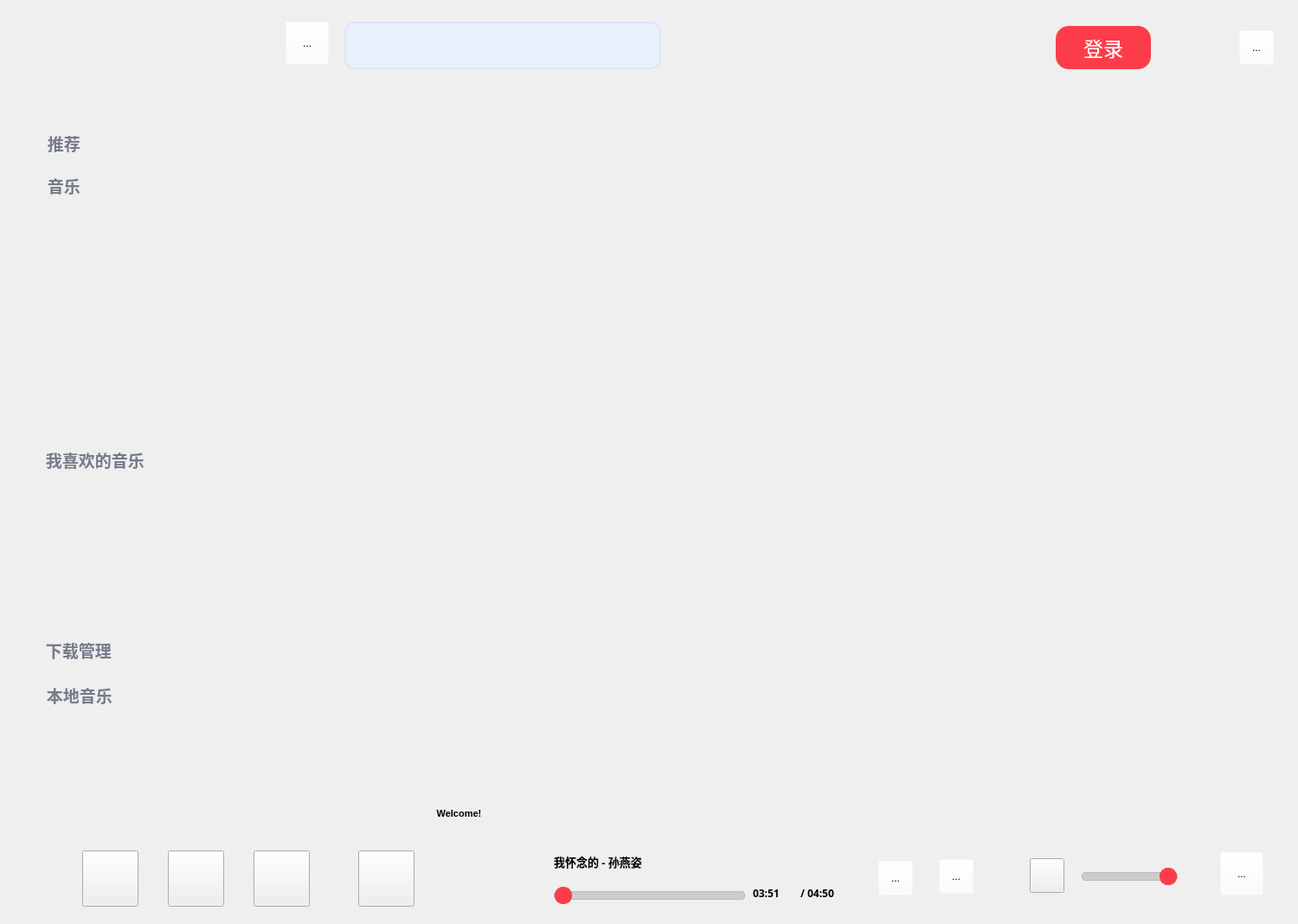
<?xml version="1.0" encoding="UTF-8"?>
<ui version="4.0">
 <class>Widget</class>
 <widget class="QWidget" name="Widget">
  <property name="geometry">
   <rect>
    <x>0</x>
    <y>0</y>
    <width>1500</width>
    <height>1068</height>
   </rect>
  </property>
  <property name="windowTitle">
   <string>Widget</string>
  </property>
  <widget class="QLabel" name="currentLyric">
   <property name="geometry">
    <rect>
     <x>320</x>
     <y>920</y>
     <width>421</width>
     <height>41</height>
    </rect>
   </property>
   <property name="font">
    <font>
     <family>Microsoft YaHei UI</family>
     <pointsize>8</pointsize>
     <weight>75</weight>
     <bold>true</bold>
     <kerning>true</kerning>
    </font>
   </property>
   <property name="text">
    <string>Welcome!</string>
   </property>
   <property name="alignment">
    <set>Qt::AlignCenter</set>
   </property>
  </widget>
  <widget class="QStackedWidget" name="stackedWidget">
   <property name="geometry">
    <rect>
     <x>292</x>
     <y>80</y>
     <width>1200</width>
     <height>850</height>
    </rect>
   </property>
   <property name="styleSheet">
    <string notr="true"/>
   </property>
   <property name="currentIndex">
    <number>5</number>
   </property>
   <widget class="QWidget" name="page_music">
    <widget class="RotateWidget" name="PostWidget" native="true">
     <property name="geometry">
      <rect>
       <x>150</x>
       <y>220</y>
       <width>400</width>
       <height>400</height>
      </rect>
     </property>
     <property name="sizePolicy">
      <sizepolicy hsizetype="Fixed" vsizetype="Fixed">
       <horstretch>0</horstretch>
       <verstretch>0</verstretch>
      </sizepolicy>
     </property>
     <property name="minimumSize">
      <size>
       <width>400</width>
       <height>400</height>
      </size>
     </property>
    </widget>
    <widget class="QWidget" name="widget_4" native="true">
     <property name="geometry">
      <rect>
       <x>673</x>
       <y>130</y>
       <width>461</width>
       <height>671</height>
      </rect>
     </property>
     <layout class="QVBoxLayout" name="verticalLayout">
      <item>
       <widget class="QLabel" name="lyricLabel_1">
        <property name="minimumSize">
         <size>
          <width>200</width>
          <height>40</height>
         </size>
        </property>
        <property name="font">
         <font>
          <family>微软雅黑 Light</family>
          <pointsize>13</pointsize>
          <stylestrategy>PreferAntialias</stylestrategy>
         </font>
        </property>
        <property name="text">
         <string/>
        </property>
        <property name="alignment">
         <set>Qt::AlignLeading|Qt::AlignLeft|Qt::AlignVCenter</set>
        </property>
        <property name="wordWrap">
         <bool>true</bool>
        </property>
       </widget>
      </item>
      <item>
       <widget class="QLabel" name="lyricLabel_2">
        <property name="minimumSize">
         <size>
          <width>200</width>
          <height>40</height>
         </size>
        </property>
        <property name="font">
         <font>
          <family>微软雅黑 Light</family>
          <pointsize>13</pointsize>
          <stylestrategy>PreferAntialias</stylestrategy>
         </font>
        </property>
        <property name="text">
         <string/>
        </property>
        <property name="alignment">
         <set>Qt::AlignLeading|Qt::AlignLeft|Qt::AlignVCenter</set>
        </property>
        <property name="wordWrap">
         <bool>true</bool>
        </property>
       </widget>
      </item>
      <item>
       <widget class="QLabel" name="lyricLabel_3">
        <property name="minimumSize">
         <size>
          <width>250</width>
          <height>50</height>
         </size>
        </property>
        <property name="font">
         <font>
          <family>微软雅黑</family>
          <pointsize>16</pointsize>
          <weight>75</weight>
          <bold>true</bold>
          <underline>false</underline>
         </font>
        </property>
        <property name="text">
         <string>Welcome!</string>
        </property>
        <property name="alignment">
         <set>Qt::AlignLeading|Qt::AlignLeft|Qt::AlignVCenter</set>
        </property>
        <property name="wordWrap">
         <bool>true</bool>
        </property>
       </widget>
      </item>
      <item>
       <widget class="QLabel" name="lyricLabel_4">
        <property name="minimumSize">
         <size>
          <width>200</width>
          <height>40</height>
         </size>
        </property>
        <property name="font">
         <font>
          <family>微软雅黑 Light</family>
          <pointsize>13</pointsize>
          <stylestrategy>PreferAntialias</stylestrategy>
         </font>
        </property>
        <property name="text">
         <string/>
        </property>
        <property name="alignment">
         <set>Qt::AlignLeading|Qt::AlignLeft|Qt::AlignVCenter</set>
        </property>
        <property name="wordWrap">
         <bool>true</bool>
        </property>
       </widget>
      </item>
      <item>
       <widget class="QLabel" name="lyricLabel_5">
        <property name="minimumSize">
         <size>
          <width>200</width>
          <height>40</height>
         </size>
        </property>
        <property name="font">
         <font>
          <family>微软雅黑 Light</family>
          <pointsize>13</pointsize>
          <stylestrategy>PreferAntialias</stylestrategy>
         </font>
        </property>
        <property name="text">
         <string/>
        </property>
        <property name="alignment">
         <set>Qt::AlignLeading|Qt::AlignLeft|Qt::AlignVCenter</set>
        </property>
        <property name="wordWrap">
         <bool>true</bool>
        </property>
       </widget>
      </item>
      <item>
       <widget class="QLabel" name="lyricLabel_6">
        <property name="minimumSize">
         <size>
          <width>200</width>
          <height>40</height>
         </size>
        </property>
        <property name="font">
         <font>
          <family>微软雅黑 Light</family>
          <pointsize>13</pointsize>
          <stylestrategy>PreferAntialias</stylestrategy>
         </font>
        </property>
        <property name="styleSheet">
         <string notr="true"/>
        </property>
        <property name="text">
         <string/>
        </property>
        <property name="alignment">
         <set>Qt::AlignLeading|Qt::AlignLeft|Qt::AlignVCenter</set>
        </property>
        <property name="wordWrap">
         <bool>true</bool>
        </property>
       </widget>
      </item>
      <item>
       <widget class="QLabel" name="lyricLabel_7">
        <property name="minimumSize">
         <size>
          <width>200</width>
          <height>40</height>
         </size>
        </property>
        <property name="font">
         <font>
          <family>微软雅黑 Light</family>
          <pointsize>13</pointsize>
          <stylestrategy>PreferAntialias</stylestrategy>
         </font>
        </property>
        <property name="styleSheet">
         <string notr="true"/>
        </property>
        <property name="text">
         <string/>
        </property>
        <property name="alignment">
         <set>Qt::AlignLeading|Qt::AlignLeft|Qt::AlignVCenter</set>
        </property>
        <property name="wordWrap">
         <bool>true</bool>
        </property>
       </widget>
      </item>
      <item>
       <widget class="QLabel" name="lyricLabel_8">
        <property name="minimumSize">
         <size>
          <width>200</width>
          <height>40</height>
         </size>
        </property>
        <property name="font">
         <font>
          <family>微软雅黑 Light</family>
          <pointsize>13</pointsize>
          <stylestrategy>PreferAntialias</stylestrategy>
         </font>
        </property>
        <property name="styleSheet">
         <string notr="true"/>
        </property>
        <property name="text">
         <string/>
        </property>
        <property name="alignment">
         <set>Qt::AlignLeading|Qt::AlignLeft|Qt::AlignVCenter</set>
        </property>
        <property name="wordWrap">
         <bool>true</bool>
        </property>
       </widget>
      </item>
      <item>
       <widget class="QLabel" name="lyricLabel_9">
        <property name="minimumSize">
         <size>
          <width>200</width>
          <height>40</height>
         </size>
        </property>
        <property name="font">
         <font>
          <family>微软雅黑 Light</family>
          <pointsize>13</pointsize>
          <stylestrategy>PreferAntialias</stylestrategy>
         </font>
        </property>
        <property name="styleSheet">
         <string notr="true"/>
        </property>
        <property name="text">
         <string/>
        </property>
        <property name="alignment">
         <set>Qt::AlignLeading|Qt::AlignLeft|Qt::AlignVCenter</set>
        </property>
        <property name="wordWrap">
         <bool>true</bool>
        </property>
       </widget>
      </item>
     </layout>
    </widget>
   </widget>
   <widget class="QWidget" name="page_home">
    <widget class="QLabel" name="label_enter_hotlist">
     <property name="geometry">
      <rect>
       <x>60</x>
       <y>80</y>
       <width>280</width>
       <height>280</height>
      </rect>
     </property>
     <property name="mouseTracking">
      <bool>true</bool>
     </property>
     <property name="styleSheet">
      <string notr="true"/>
     </property>
     <property name="text">
      <string/>
     </property>
    </widget>
    <widget class="QLabel" name="label_enter_newlist">
     <property name="geometry">
      <rect>
       <x>440</x>
       <y>80</y>
       <width>280</width>
       <height>280</height>
      </rect>
     </property>
     <property name="styleSheet">
      <string notr="true"/>
     </property>
     <property name="text">
      <string/>
     </property>
    </widget>
    <widget class="QLabel" name="label_enter_uplist">
     <property name="geometry">
      <rect>
       <x>830</x>
       <y>80</y>
       <width>280</width>
       <height>280</height>
      </rect>
     </property>
     <property name="styleSheet">
      <string notr="true"/>
     </property>
     <property name="text">
      <string/>
     </property>
    </widget>
    <widget class="QLabel" name="label_enter_goldlist">
     <property name="geometry">
      <rect>
       <x>60</x>
       <y>460</y>
       <width>280</width>
       <height>280</height>
      </rect>
     </property>
     <property name="styleSheet">
      <string notr="true"/>
     </property>
     <property name="text">
      <string/>
     </property>
    </widget>
    <widget class="QLabel" name="label_enter_jaylist">
     <property name="geometry">
      <rect>
       <x>440</x>
       <y>460</y>
       <width>280</width>
       <height>280</height>
      </rect>
     </property>
     <property name="styleSheet">
      <string notr="true"/>
     </property>
     <property name="text">
      <string/>
     </property>
    </widget>
    <widget class="QLabel" name="label_6">
     <property name="geometry">
      <rect>
       <x>30</x>
       <y>20</y>
       <width>261</width>
       <height>50</height>
      </rect>
     </property>
     <property name="font">
      <font>
       <family>Microsoft YaHei UI</family>
       <pointsize>15</pointsize>
       <weight>75</weight>
       <bold>true</bold>
      </font>
     </property>
     <property name="text">
      <string>歌单广场</string>
     </property>
    </widget>
    <widget class="QLabel" name="label_7">
     <property name="geometry">
      <rect>
       <x>130</x>
       <y>370</y>
       <width>130</width>
       <height>50</height>
      </rect>
     </property>
     <property name="font">
      <font>
       <family>Microsoft YaHei UI</family>
       <pointsize>11</pointsize>
      </font>
     </property>
     <property name="text">
      <string>热门歌曲榜</string>
     </property>
     <property name="alignment">
      <set>Qt::AlignCenter</set>
     </property>
    </widget>
    <widget class="QLabel" name="label_8">
     <property name="geometry">
      <rect>
       <x>520</x>
       <y>370</y>
       <width>130</width>
       <height>50</height>
      </rect>
     </property>
     <property name="font">
      <font>
       <family>Microsoft YaHei UI</family>
       <pointsize>11</pointsize>
      </font>
     </property>
     <property name="text">
      <string>新歌榜</string>
     </property>
     <property name="alignment">
      <set>Qt::AlignCenter</set>
     </property>
    </widget>
    <widget class="QLabel" name="label_9">
     <property name="geometry">
      <rect>
       <x>910</x>
       <y>370</y>
       <width>130</width>
       <height>50</height>
      </rect>
     </property>
     <property name="font">
      <font>
       <family>Microsoft YaHei UI</family>
       <pointsize>11</pointsize>
      </font>
     </property>
     <property name="text">
      <string>飙升榜</string>
     </property>
     <property name="alignment">
      <set>Qt::AlignCenter</set>
     </property>
    </widget>
    <widget class="QLabel" name="label_10">
     <property name="geometry">
      <rect>
       <x>130</x>
       <y>750</y>
       <width>130</width>
       <height>50</height>
      </rect>
     </property>
     <property name="font">
      <font>
       <family>Microsoft YaHei UI</family>
       <pointsize>11</pointsize>
      </font>
     </property>
     <property name="text">
      <string>华语金曲</string>
     </property>
     <property name="alignment">
      <set>Qt::AlignCenter</set>
     </property>
    </widget>
    <widget class="QLabel" name="label_11">
     <property name="geometry">
      <rect>
       <x>520</x>
       <y>750</y>
       <width>130</width>
       <height>50</height>
      </rect>
     </property>
     <property name="font">
      <font>
       <family>Microsoft YaHei UI</family>
       <pointsize>11</pointsize>
      </font>
     </property>
     <property name="text">
      <string>周杰伦精选</string>
     </property>
     <property name="alignment">
      <set>Qt::AlignCenter</set>
     </property>
    </widget>
   </widget>
   <widget class="QWidget" name="page_search">
    <widget class="QListWidget" name="listWidget_search">
     <property name="geometry">
      <rect>
       <x>30</x>
       <y>85</y>
       <width>1138</width>
       <height>735</height>
      </rect>
     </property>
     <property name="styleSheet">
      <string notr="true">QListWidget {
    background-color: transparent; /* 设置QListWidget的背景为透明 */
    border: none; /* 不显示边框 */
    border-radius: 10px; /* 整体圆角 */
	outline:0px;
}

QListWidget::item {
    /*height: 150px; /* 设置每一项的高度 */
    border-radius: 10px; /* 每一项也设置圆角 */
    /*padding: 10px; /* 设置内边距 */
}

QListWidget::item:selected {
    /*background-color: #4CAF50; /* 选中项的背景颜色 */
    /*color: white; /* 选中项的文字颜色 */
}

QListWidget::item:hover {
    background-color: #f0f0f0; /* 鼠标悬停时项的背景颜色 */
    border-radius: 10px; /* 保持圆角 */
}

/* 自定义滑动条的样式 */
QScrollBar:vertical {
    border: none; /* 移除边框 */
    background: #f0f0f0; /* 滑动条背景色 */
    width: 8px; /* 设置滑动条宽度 */
    margin: 0px 0px 0px 0px; /* 滑动条上下的边距 */
    border-radius: 4px; /* 圆角效果 */
}

QScrollBar::handle:vertical {
    background: #bfbfbf; /* 滑块颜色 */
    border-radius: 4px; /* 圆角效果 */
    min-height: 20px; /* 滑块的最小高度 */
}

QScrollBar::handle:vertical:hover {
    background: #a6a6a6; /* 悬停时滑块的颜色 */
}

QScrollBar::add-line:vertical, QScrollBar::sub-line:vertical {
    background: none; /* 隐藏滑动条上下的按钮 */
    height: 0px; /* 移除按钮高度 */
    width: 0px;
}

/* 防止滑块超出范围 */
QScrollBar::add-page:vertical, QScrollBar::sub-page:vertical {
    background: none;
}
</string>
     </property>
    </widget>
    <widget class="QLabel" name="label_searchTitle">
     <property name="geometry">
      <rect>
       <x>40</x>
       <y>20</y>
       <width>1071</width>
       <height>61</height>
      </rect>
     </property>
     <property name="font">
      <font>
       <family>Microsoft YaHei UI</family>
       <pointsize>16</pointsize>
       <weight>75</weight>
       <bold>true</bold>
      </font>
     </property>
     <property name="text">
      <string/>
     </property>
    </widget>
   </widget>
   <widget class="QWidget" name="page_love">
    <widget class="QLabel" name="label_likeCover">
     <property name="geometry">
      <rect>
       <x>60</x>
       <y>40</y>
       <width>300</width>
       <height>300</height>
      </rect>
     </property>
     <property name="styleSheet">
      <string notr="true">background-color: rgb(255, 255, 255);</string>
     </property>
     <property name="text">
      <string>喜欢列表封面</string>
     </property>
    </widget>
    <widget class="QLabel" name="label_likeTitle">
     <property name="geometry">
      <rect>
       <x>400</x>
       <y>40</y>
       <width>300</width>
       <height>60</height>
      </rect>
     </property>
     <property name="font">
      <font>
       <family>Microsoft YaHei UI</family>
       <pointsize>15</pointsize>
       <weight>75</weight>
       <bold>true</bold>
      </font>
     </property>
     <property name="styleSheet">
      <string notr="true"/>
     </property>
     <property name="text">
      <string>我喜欢的音乐</string>
     </property>
    </widget>
    <widget class="QPushButton" name="pushButton_likePlay">
     <property name="geometry">
      <rect>
       <x>400</x>
       <y>270</y>
       <width>160</width>
       <height>70</height>
      </rect>
     </property>
     <property name="font">
      <font>
       <family>Microsoft YaHei UI</family>
       <pointsize>-1</pointsize>
      </font>
     </property>
     <property name="styleSheet">
      <string notr="true">QPushButton
{
    border-radius: 15px; /* 圆角半径 */
    padding: 5px; /* 内边距，避免文本紧贴边框 */
    background-color: #FC3D49; /* 背景颜色 */
    font-size: 23px; /* 字体大小*/
	color: #ffffff;
}
QPushButton:hover
{
    background-color: #e63742; /* 背景颜色 */
}

</string>
     </property>
     <property name="text">
      <string>播放</string>
     </property>
    </widget>
    <widget class="QListWidget" name="listWidget_like">
     <property name="geometry">
      <rect>
       <x>40</x>
       <y>369</y>
       <width>1135</width>
       <height>441</height>
      </rect>
     </property>
     <property name="styleSheet">
      <string notr="true">QListWidget {
    background-color: transparent; /* 设置QListWidget的背景为透明 */
    border: none; /* 不显示边框 */
    border-radius: 10px; /* 整体圆角 */
	outline:0px;
}

QListWidget::item {
    /*height: 150px; /* 设置每一项的高度 */
    border-radius: 10px; /* 每一项也设置圆角 */
    /*padding: 10px; /* 设置内边距 */
}

QListWidget::item:selected {
    /*background-color: #4CAF50; /* 选中项的背景颜色 */
    /*color: white; /* 选中项的文字颜色 */
}

QListWidget::item:hover {
    background-color: #f0f0f0; /* 鼠标悬停时项的背景颜色 */
    border-radius: 10px; /* 保持圆角 */
}
</string>
     </property>
    </widget>
   </widget>
   <widget class="QWidget" name="page_list">
    <widget class="QLabel" name="label_listCover">
     <property name="geometry">
      <rect>
       <x>60</x>
       <y>40</y>
       <width>300</width>
       <height>300</height>
      </rect>
     </property>
     <property name="styleSheet">
      <string notr="true"/>
     </property>
     <property name="text">
      <string/>
     </property>
    </widget>
    <widget class="QLabel" name="label_listTitle">
     <property name="geometry">
      <rect>
       <x>400</x>
       <y>40</y>
       <width>300</width>
       <height>60</height>
      </rect>
     </property>
     <property name="font">
      <font>
       <family>Microsoft YaHei UI</family>
       <pointsize>15</pointsize>
       <weight>75</weight>
       <bold>true</bold>
      </font>
     </property>
     <property name="styleSheet">
      <string notr="true"/>
     </property>
     <property name="text">
      <string>我喜欢的音乐-1</string>
     </property>
     <property name="alignment">
      <set>Qt::AlignLeading|Qt::AlignLeft|Qt::AlignTop</set>
     </property>
    </widget>
    <widget class="QPushButton" name="pushButton_listPlay">
     <property name="geometry">
      <rect>
       <x>400</x>
       <y>270</y>
       <width>160</width>
       <height>70</height>
      </rect>
     </property>
     <property name="font">
      <font>
       <family>Microsoft YaHei UI</family>
       <pointsize>-1</pointsize>
      </font>
     </property>
     <property name="styleSheet">
      <string notr="true">QPushButton
{
    border-radius: 15px; /* 圆角半径 */
    padding: 5px; /* 内边距，避免文本紧贴边框 */
    background-color: #FC3D49; /* 背景颜色 */
    font-size: 23px; /* 字体大小*/
	color: #ffffff;
}
QPushButton:hover
{
    background-color: #e63742; /* 背景颜色 */
}

</string>
     </property>
     <property name="text">
      <string>播放</string>
     </property>
    </widget>
    <widget class="QListWidget" name="listWidget_list">
     <property name="geometry">
      <rect>
       <x>40</x>
       <y>369</y>
       <width>1138</width>
       <height>465</height>
      </rect>
     </property>
     <property name="styleSheet">
      <string notr="true">QListWidget {
    background-color: transparent; /* 设置QListWidget的背景为透明 */
    border: none; /* 不显示边框 */
    border-radius: 10px; /* 整体圆角 */
	outline:0px;
}

QListWidget::item {
    /*height: 150px; /* 设置每一项的高度 */
    border-radius: 10px; /* 每一项也设置圆角 */
    /*padding: 10px; /* 设置内边距 */
}

QListWidget::item:selected {
    /*background-color: #4CAF50; /* 选中项的背景颜色 */
    /*color: white; /* 选中项的文字颜色 */
}

QListWidget::item:hover {
    background-color: #f0f0f0; /* 鼠标悬停时项的背景颜色 */
    border-radius: 10px; /* 保持圆角 */
}

/* 自定义滑动条的样式 */
QScrollBar:vertical {
    border: none; /* 移除边框 */
    background: #f0f0f0; /* 滑动条背景色 */
    width: 8px; /* 设置滑动条宽度 */
    margin: 0px 0px 0px 0px; /* 滑动条上下的边距 */
    border-radius: 4px; /* 圆角效果 */
}

QScrollBar::handle:vertical {
    background: #bfbfbf; /* 滑块颜色 */
    border-radius: 4px; /* 圆角效果 */
    min-height: 20px; /* 滑块的最小高度 */
}

QScrollBar::handle:vertical:hover {
    background: #a6a6a6; /* 悬停时滑块的颜色 */
}

QScrollBar::add-line:vertical, QScrollBar::sub-line:vertical {
    background: none; /* 隐藏滑动条上下的按钮 */
    height: 0px; /* 移除按钮高度 */
    width: 0px;
}

/* 防止滑块超出范围 */
QScrollBar::add-page:vertical, QScrollBar::sub-page:vertical {
    background: none;
}
</string>
     </property>
    </widget>
   </widget>
   <widget class="QWidget" name="page_download">
    <widget class="QListWidget" name="listWidget_download">
     <property name="geometry">
      <rect>
       <x>30</x>
       <y>85</y>
       <width>1138</width>
       <height>735</height>
      </rect>
     </property>
     <property name="styleSheet">
      <string notr="true">QListWidget {
    background-color: transparent; /* 设置QListWidget的背景为透明 */
    border: none; /* 不显示边框 */
    border-radius: 10px; /* 整体圆角 */
	outline:0px;
}

QListWidget::item {
    /*height: 150px; /* 设置每一项的高度 */
    border-radius: 10px; /* 每一项也设置圆角 */
    /*padding: 10px; /* 设置内边距 */
}

QListWidget::item:selected {
    /*background-color: #4CAF50; /* 选中项的背景颜色 */
    /*color: white; /* 选中项的文字颜色 */
}

QListWidget::item:hover {
    background-color: #f0f0f0; /* 鼠标悬停时项的背景颜色 */
    border-radius: 10px; /* 保持圆角 */
}

/* 自定义滑动条的样式 */
QScrollBar:vertical {
    border: none; /* 移除边框 */
    background: #f0f0f0; /* 滑动条背景色 */
    width: 8px; /* 设置滑动条宽度 */
    margin: 0px 0px 0px 0px; /* 滑动条上下的边距 */
    border-radius: 4px; /* 圆角效果 */
}

QScrollBar::handle:vertical {
    background: #bfbfbf; /* 滑块颜色 */
    border-radius: 4px; /* 圆角效果 */
    min-height: 20px; /* 滑块的最小高度 */
}

QScrollBar::handle:vertical:hover {
    background: #a6a6a6; /* 悬停时滑块的颜色 */
}

QScrollBar::add-line:vertical, QScrollBar::sub-line:vertical {
    background: none; /* 隐藏滑动条上下的按钮 */
    height: 0px; /* 移除按钮高度 */
    width: 0px;
}

/* 防止滑块超出范围 */
QScrollBar::add-page:vertical, QScrollBar::sub-page:vertical {
    background: none;
}
</string>
     </property>
    </widget>
   </widget>
   <widget class="QWidget" name="page_local">
    <widget class="QListWidget" name="listWidget_local">
     <property name="geometry">
      <rect>
       <x>30</x>
       <y>85</y>
       <width>1138</width>
       <height>735</height>
      </rect>
     </property>
     <property name="font">
      <font>
       <pointsize>11</pointsize>
       <weight>75</weight>
       <bold>true</bold>
      </font>
     </property>
     <property name="styleSheet">
      <string notr="true">/* 设置 QListWidget 的整体外观，圆角和背景颜色 */
QListWidget {
    border: 1px solid #ccc;
    border-radius: 10px; /* 圆角 */
    background-color: #f9f9f9; /* 背景色 */
    padding: 5px;
	outline:0px;
}

/* 设置 QListWidget 中每个选项的默认外观 */
QListWidget::item {
    border: 1px solid transparent;
    border-radius: 5px; /* 圆角 */
    background-color: #ffffff; /* 默认选项背景色 */
    padding: 8px;
    margin: 3px; /* 每个选项的间距 */
    color: #333; /* 字体颜色 */
    font-size: 14px;
}

/* 鼠标悬停时的效果 */
QListWidget::item:hover {
    background-color: #ffe6e8; /* 悬停背景色 */
    /*border: 1px solid #91d5ff; /* 悬停时的边框颜色 */
}

/* 选中状态的效果 */
QListWidget::item:selected {
    background-color: #FC3D49; /* 选中背景色 */
    /*border: 1px solid #69c0ff; /* 选中边框颜色 */
    color: #ffffff; /* 选中文字颜色 */
}


/* 自定义滑动条的样式 */
QScrollBar:vertical {
    border: none; /* 移除边框 */
    background: #f0f0f0; /* 滑动条背景色 */
    width: 8px; /* 设置滑动条宽度 */
    margin: 0px 0px 0px 0px; /* 滑动条上下的边距 */
    border-radius: 4px; /* 圆角效果 */
}

QScrollBar::handle:vertical {
    background: #bfbfbf; /* 滑块颜色 */
    border-radius: 4px; /* 圆角效果 */
    min-height: 20px; /* 滑块的最小高度 */
}

QScrollBar::handle:vertical:hover {
    background: #a6a6a6; /* 悬停时滑块的颜色 */
}

QScrollBar::add-line:vertical, QScrollBar::sub-line:vertical {
    background: none; /* 隐藏滑动条上下的按钮 */
    height: 0px; /* 移除按钮高度 */
    width: 0px;
}

/* 防止滑块超出范围 */
QScrollBar::add-page:vertical, QScrollBar::sub-page:vertical {
    background: none;
}
</string>
     </property>
    </widget>
    <widget class="QToolButton" name="toolButton_localfolder">
     <property name="geometry">
      <rect>
       <x>1110</x>
       <y>20</y>
       <width>50</width>
       <height>50</height>
      </rect>
     </property>
     <property name="styleSheet">
      <string notr="true">background-color:rgba(255,255,255,0);</string>
     </property>
     <property name="text">
      <string>...</string>
     </property>
     <property name="icon">
      <iconset resource="resource.qrc">
       <normaloff>:/img/folder.png</normaloff>:/img/folder.png</iconset>
     </property>
     <property name="iconSize">
      <size>
       <width>45</width>
       <height>45</height>
      </size>
     </property>
    </widget>
   </widget>
  </widget>
  <widget class="QPushButton" name="pushButton_page_music">
   <property name="geometry">
    <rect>
     <x>38</x>
     <y>190</y>
     <width>222</width>
     <height>48</height>
    </rect>
   </property>
   <property name="font">
    <font>
     <family>微软雅黑 Light</family>
     <pointsize>-1</pointsize>
     <weight>75</weight>
     <bold>true</bold>
    </font>
   </property>
   <property name="styleSheet">
    <string notr="true">QPushButton {
    background-color: transparent;
    border: 2px solid transparent;
    border-radius: 10px;
	text-align: left; padding-left: 10px;
    color: #757c8a;
	font-size: 19px;
}

QPushButton:hover {
    background-color: rgba(169, 169, 169, 0.5);  /* 灰色提示 */
}
</string>
   </property>
   <property name="text">
    <string> 音乐</string>
   </property>
   <property name="icon">
    <iconset resource="resource.qrc">
     <normaloff>:/img/page_play.png</normaloff>:/img/page_play.png</iconset>
   </property>
   <property name="iconSize">
    <size>
     <width>34</width>
     <height>34</height>
    </size>
   </property>
  </widget>
  <widget class="QPushButton" name="pushButton_page_home">
   <property name="geometry">
    <rect>
     <x>38</x>
     <y>141</y>
     <width>222</width>
     <height>48</height>
    </rect>
   </property>
   <property name="font">
    <font>
     <family>微软雅黑 Light</family>
     <pointsize>-1</pointsize>
     <weight>75</weight>
     <bold>true</bold>
    </font>
   </property>
   <property name="styleSheet">
    <string notr="true">QPushButton {
    background-color: transparent;
    border: 2px solid transparent;
    border-radius: 10px;
    /*padding: 10px 15px;*/
	color: #757c8a;
	font-size: 19px;
	text-align: left; padding-left: 10px;
}

QPushButton:hover {
    background-color: rgba(169, 169, 169, 0.5);  /* 灰色提示 */
}

</string>
   </property>
   <property name="text">
    <string> 推荐</string>
   </property>
   <property name="icon">
    <iconset resource="resource.qrc">
     <normaloff>:/img/page_home.png</normaloff>:/img/page_home.png</iconset>
   </property>
   <property name="iconSize">
    <size>
     <width>34</width>
     <height>34</height>
    </size>
   </property>
  </widget>
  <widget class="QPushButton" name="pushButton_page_love">
   <property name="geometry">
    <rect>
     <x>36</x>
     <y>507</y>
     <width>222</width>
     <height>48</height>
    </rect>
   </property>
   <property name="font">
    <font>
     <family>微软雅黑 Light</family>
     <pointsize>-1</pointsize>
     <weight>75</weight>
     <bold>true</bold>
    </font>
   </property>
   <property name="styleSheet">
    <string notr="true">QPushButton {
    background-color: transparent;
    border: 2px solid transparent;
    border-radius: 10px;
   	text-align: left; padding-left: 10px;
    color: #757c8a;
	font-size: 19px;
}

QPushButton:hover {
    background-color: rgba(169, 169, 169, 0.5);  /* 灰色提示 */
}
</string>
   </property>
   <property name="text">
    <string> 我喜欢的音乐</string>
   </property>
   <property name="icon">
    <iconset resource="resource.qrc">
     <normaloff>:/img/list_love.png</normaloff>:/img/list_love.png</iconset>
   </property>
   <property name="iconSize">
    <size>
     <width>30</width>
     <height>30</height>
    </size>
   </property>
  </widget>
  <widget class="QPushButton" name="pushButton_page_download">
   <property name="geometry">
    <rect>
     <x>36</x>
     <y>727</y>
     <width>222</width>
     <height>48</height>
    </rect>
   </property>
   <property name="font">
    <font>
     <family>微软雅黑 Light</family>
     <pointsize>-1</pointsize>
     <weight>75</weight>
     <bold>true</bold>
    </font>
   </property>
   <property name="styleSheet">
    <string notr="true">QPushButton {
    background-color: transparent;
    border: 2px solid transparent;
    border-radius: 10px;
    text-align: left; padding-left: 10px;
    color: #757c8a;
	font-size: 19px;
}

QPushButton:hover {
    background-color: rgba(169, 169, 169, 0.5);  /* 灰色提示 */
}
</string>
   </property>
   <property name="text">
    <string> 下载管理</string>
   </property>
   <property name="icon">
    <iconset resource="resource.qrc">
     <normaloff>:/img/list_download.png</normaloff>:/img/list_download.png</iconset>
   </property>
   <property name="iconSize">
    <size>
     <width>34</width>
     <height>34</height>
    </size>
   </property>
  </widget>
  <widget class="QPushButton" name="pushButton_page_local">
   <property name="geometry">
    <rect>
     <x>37</x>
     <y>779</y>
     <width>222</width>
     <height>48</height>
    </rect>
   </property>
   <property name="font">
    <font>
     <family>微软雅黑 Light</family>
     <pointsize>-1</pointsize>
     <weight>75</weight>
     <bold>true</bold>
    </font>
   </property>
   <property name="styleSheet">
    <string notr="true">QPushButton {
    background-color: transparent;
    border: 2px solid transparent;
    border-radius: 10px;
    text-align: left; padding-left: 10px;
    color: #757c8a;
	font-size: 19px;
}

QPushButton:hover {
    background-color: rgba(169, 169, 169, 0.5);  /* 灰色提示 */
}
</string>
   </property>
   <property name="text">
    <string> 本地音乐</string>
   </property>
   <property name="icon">
    <iconset resource="resource.qrc">
     <normaloff>:/img/list_local.png</normaloff>:/img/list_local.png</iconset>
   </property>
   <property name="iconSize">
    <size>
     <width>34</width>
     <height>34</height>
    </size>
   </property>
  </widget>
  <widget class="QPushButton" name="pushButton_login">
   <property name="geometry">
    <rect>
     <x>1220</x>
     <y>30</y>
     <width>110</width>
     <height>50</height>
    </rect>
   </property>
   <property name="font">
    <font>
     <family>Microsoft YaHei UI</family>
     <pointsize>-1</pointsize>
    </font>
   </property>
   <property name="styleSheet">
    <string notr="true">QPushButton
{
    border-radius: 15px; /* 圆角半径 */
    padding: 5px; /* 内边距，避免文本紧贴边框 */
    background-color: #FC3D49; /* 背景颜色 */
    font-size: 23px; /* 字体大小*/
	color: #ffffff;
}
QPushButton:hover
{
    background-color: #e63742; /* 背景颜色 */
}

</string>
   </property>
   <property name="text">
    <string>登录</string>
   </property>
  </widget>
  <widget class="QToolButton" name="toolButton_playlist">
   <property name="geometry">
    <rect>
     <x>1410</x>
     <y>985</y>
     <width>50</width>
     <height>50</height>
    </rect>
   </property>
   <property name="styleSheet">
    <string notr="true">background-color:rgba(255,255,255,0);</string>
   </property>
   <property name="text">
    <string>...</string>
   </property>
   <property name="icon">
    <iconset resource="resource.qrc">
     <normaloff>:/img/icon_playlist.png</normaloff>:/img/icon_playlist.png</iconset>
   </property>
   <property name="iconSize">
    <size>
     <width>50</width>
     <height>50</height>
    </size>
   </property>
  </widget>
  <widget class="QToolButton" name="toolButton_settings">
   <property name="geometry">
    <rect>
     <x>1432</x>
     <y>35</y>
     <width>40</width>
     <height>40</height>
    </rect>
   </property>
   <property name="styleSheet">
    <string notr="true">QToolButton
{
	background-color:rgba(255,255,255,0);
}

QToolButton::menu-indicator
{
     /* 该代码用于设计隐藏三角形箭头 */
     width:0px;

}
</string>
   </property>
   <property name="text">
    <string>...</string>
   </property>
   <property name="icon">
    <iconset resource="resource.qrc">
     <normaloff>:/img/setting.png</normaloff>:/img/setting.png</iconset>
   </property>
   <property name="iconSize">
    <size>
     <width>40</width>
     <height>40</height>
    </size>
   </property>
   <property name="arrowType">
    <enum>Qt::NoArrow</enum>
   </property>
  </widget>
  <widget class="QToolButton" name="toolButton_like">
   <property name="geometry">
    <rect>
     <x>1015</x>
     <y>995</y>
     <width>40</width>
     <height>40</height>
    </rect>
   </property>
   <property name="minimumSize">
    <size>
     <width>40</width>
     <height>40</height>
    </size>
   </property>
   <property name="styleSheet">
    <string notr="true">background-color:rgba(255,255,255,0);</string>
   </property>
   <property name="text">
    <string>...</string>
   </property>
   <property name="icon">
    <iconset resource="resource.qrc">
     <normaloff>:/img/dislike.png</normaloff>:/img/dislike.png</iconset>
   </property>
   <property name="iconSize">
    <size>
     <width>40</width>
     <height>40</height>
    </size>
   </property>
  </widget>
  <widget class="QWidget" name="widget" native="true">
   <property name="geometry">
    <rect>
     <x>80</x>
     <y>970</y>
     <width>415</width>
     <height>91</height>
    </rect>
   </property>
   <property name="minimumSize">
    <size>
     <width>293</width>
     <height>86</height>
    </size>
   </property>
   <layout class="QHBoxLayout" name="horizontalLayout">
    <item>
     <widget class="QPushButton" name="prevBtn">
      <property name="minimumSize">
       <size>
        <width>65</width>
        <height>65</height>
       </size>
      </property>
      <property name="maximumSize">
       <size>
        <width>65</width>
        <height>65</height>
       </size>
      </property>
      <property name="text">
       <string/>
      </property>
     </widget>
    </item>
    <item>
     <spacer name="horizontalSpacer_3">
      <property name="orientation">
       <enum>Qt::Horizontal</enum>
      </property>
      <property name="sizeType">
       <enum>QSizePolicy::Fixed</enum>
      </property>
      <property name="sizeHint" stdset="0">
       <size>
        <width>13</width>
        <height>20</height>
       </size>
      </property>
     </spacer>
    </item>
    <item>
     <widget class="QPushButton" name="playerBtn">
      <property name="minimumSize">
       <size>
        <width>65</width>
        <height>65</height>
       </size>
      </property>
      <property name="maximumSize">
       <size>
        <width>65</width>
        <height>65</height>
       </size>
      </property>
      <property name="text">
       <string/>
      </property>
     </widget>
    </item>
    <item>
     <spacer name="horizontalSpacer_2">
      <property name="orientation">
       <enum>Qt::Horizontal</enum>
      </property>
      <property name="sizeType">
       <enum>QSizePolicy::Fixed</enum>
      </property>
      <property name="sizeHint" stdset="0">
       <size>
        <width>13</width>
        <height>20</height>
       </size>
      </property>
     </spacer>
    </item>
    <item>
     <widget class="QPushButton" name="nextBtn">
      <property name="minimumSize">
       <size>
        <width>65</width>
        <height>65</height>
       </size>
      </property>
      <property name="maximumSize">
       <size>
        <width>65</width>
        <height>65</height>
       </size>
      </property>
      <property name="text">
       <string/>
      </property>
     </widget>
    </item>
    <item>
     <spacer name="horizontalSpacer">
      <property name="orientation">
       <enum>Qt::Horizontal</enum>
      </property>
      <property name="sizeType">
       <enum>QSizePolicy::Fixed</enum>
      </property>
      <property name="sizeHint" stdset="0">
       <size>
        <width>35</width>
        <height>20</height>
       </size>
      </property>
     </spacer>
    </item>
    <item>
     <widget class="QPushButton" name="modeBtn">
      <property name="minimumSize">
       <size>
        <width>65</width>
        <height>65</height>
       </size>
      </property>
      <property name="maximumSize">
       <size>
        <width>65</width>
        <height>65</height>
       </size>
      </property>
      <property name="text">
       <string/>
      </property>
     </widget>
    </item>
   </layout>
  </widget>
  <widget class="QWidget" name="widget_2" native="true">
   <property name="geometry">
    <rect>
     <x>520</x>
     <y>959</y>
     <width>485</width>
     <height>101</height>
    </rect>
   </property>
   <property name="minimumSize">
    <size>
     <width>461</width>
     <height>101</height>
    </size>
   </property>
   <property name="layoutDirection">
    <enum>Qt::LeftToRight</enum>
   </property>
   <widget class="QLabel" name="albumPic">
    <property name="geometry">
     <rect>
      <x>10</x>
      <y>10</y>
      <width>85</width>
      <height>85</height>
     </rect>
    </property>
    <property name="styleSheet">
     <string notr="true">QLabel {
    /*border-radius: 10px;  /* 设置圆角半径 */
    /*padding: 5px;  /* 可选，给文本周围留些空白 */

}</string>
    </property>
    <property name="text">
     <string/>
    </property>
   </widget>
   <widget class="QSlider" name="processBar">
    <property name="geometry">
     <rect>
      <x>120</x>
      <y>65</y>
      <width>221</width>
      <height>22</height>
     </rect>
    </property>
    <property name="sizePolicy">
     <sizepolicy hsizetype="Preferred" vsizetype="Preferred">
      <horstretch>0</horstretch>
      <verstretch>0</verstretch>
     </sizepolicy>
    </property>
    <property name="styleSheet">
     <string notr="true">QSlider::groove:horizontal {
    border: 1px solid #bbb; /* 滑槽的边框颜色 */
    background: #ccc; /* 滑槽的背景颜色 */
    height: 8px; /* 滑槽的高度 */
    border-radius: 4px; /* 滑槽的圆角半径 */
}
 
QSlider::handle:horizontal {
    background: #FC3D49; /* 滑块的背景颜色 */
    border: 1px solid #FC3D49; /* 滑块的边框颜色 */
    width: 18px; /* 滑块的宽度 */
    height: 18px; /* 滑块的高度 */
    border-radius: 9px; /* 滑块的圆角半径，确保滑块是圆形 */
    margin: -6px 0; /* 滑块超出滑槽的边距 */
}
 
QSlider::sub-page:horizontal {
    /* 使用线性渐变实现已通过部分的渐变效果 */
    background: qlineargradient(
        spread: pad, /* 填充模式 */
        x1: 0, y1: 0, /* 起点位置 */
        x2: 1, y2: 0, /* 终点位置（水平渐变） */
        stop: 0 #FC3D49, /* 起始颜色 */
        stop: 1 #fc9c9e /* 结束颜色 */
    );
    /*border: 1px solid #FC3D49; /* 已通过部分的边框颜色 */
    height: 8px; /* 已通过部分的高度 */
    border-radius: 4px; /* 已通过部分的圆角半径 */
}
 
QSlider::add-page:horizontal {
    background: #ccc; /* 未通过部分的背景颜色 */
    border: 1px solid #bbb; /* 未通过部分的边框颜色 */
    height: 8px; /* 未通过部分的高度 */
    border-radius: 4px; /* 未通过部分的圆角半径 */
}
</string>
    </property>
    <property name="orientation">
     <enum>Qt::Horizontal</enum>
    </property>
   </widget>
   <widget class="QLabel" name="songName">
    <property name="geometry">
     <rect>
      <x>120</x>
      <y>25</y>
      <width>350</width>
      <height>23</height>
     </rect>
    </property>
    <property name="font">
     <font>
      <family>Microsoft YaHei UI Light</family>
      <pointsize>10</pointsize>
      <weight>75</weight>
      <bold>true</bold>
     </font>
    </property>
    <property name="text">
     <string>我怀念的 - 孙燕姿</string>
    </property>
   </widget>
   <widget class="QLabel" name="currentTime">
    <property name="geometry">
     <rect>
      <x>350</x>
      <y>58</y>
      <width>55</width>
      <height>30</height>
     </rect>
    </property>
    <property name="font">
     <font>
      <family>微软雅黑 Light</family>
      <weight>75</weight>
      <bold>true</bold>
     </font>
    </property>
    <property name="text">
     <string>03:51</string>
    </property>
   </widget>
   <widget class="QLabel" name="totalTime">
    <property name="geometry">
     <rect>
      <x>405</x>
      <y>58</y>
      <width>71</width>
      <height>30</height>
     </rect>
    </property>
    <property name="font">
     <font>
      <family>微软雅黑 Light</family>
      <weight>75</weight>
      <bold>true</bold>
     </font>
    </property>
    <property name="text">
     <string>/ 04:50</string>
    </property>
   </widget>
  </widget>
  <widget class="QWidget" name="widget_3" native="true">
   <property name="geometry">
    <rect>
     <x>1180</x>
     <y>962</y>
     <width>221</width>
     <height>80</height>
    </rect>
   </property>
   <property name="minimumSize">
    <size>
     <width>181</width>
     <height>80</height>
    </size>
   </property>
   <widget class="QSlider" name="soundBar">
    <property name="geometry">
     <rect>
      <x>70</x>
      <y>40</y>
      <width>111</width>
      <height>22</height>
     </rect>
    </property>
    <property name="styleSheet">
     <string notr="true">QSlider::groove:horizontal {
    border: 1px solid #bbb; /* 滑槽的边框颜色 */
    background: #ccc; /* 滑槽的背景颜色 */
    height: 8px; /* 滑槽的高度 */
    border-radius: 4px; /* 滑槽的圆角半径 */
}
 
QSlider::handle:horizontal {
    background: #FC3D49; /* 滑块的背景颜色 */
    border: 1px solid #FC3D49; /* 滑块的边框颜色 */
    width: 18px; /* 滑块的宽度 */
    height: 18px; /* 滑块的高度 */
    border-radius: 9px; /* 滑块的圆角半径，确保滑块是圆形 */
    margin: -6px 0; /* 滑块超出滑槽的边距 */
}
 
QSlider::sub-page:horizontal {
    /* 使用线性渐变实现已通过部分的渐变效果 */
    background: qlineargradient(
        spread: pad, /* 填充模式 */
        x1: 0, y1: 0, /* 起点位置 */
        x2: 1, y2: 0, /* 终点位置（水平渐变） */
        stop: 0 #FC3D49, /* 起始颜色 */
        stop: 1 #fc9c9e /* 结束颜色 */
    );
    /*border: 1px solid #FC3D49; /* 已通过部分的边框颜色 */
    height: 8px; /* 已通过部分的高度 */
    border-radius: 4px; /* 已通过部分的圆角半径 */
}
 
QSlider::add-page:horizontal {
    background: #ccc; /* 未通过部分的背景颜色 */
    border: 1px solid #bbb; /* 未通过部分的边框颜色 */
    height: 8px; /* 未通过部分的高度 */
    border-radius: 4px; /* 未通过部分的圆角半径 */
}</string>
    </property>
    <property name="value">
     <number>99</number>
    </property>
    <property name="orientation">
     <enum>Qt::Horizontal</enum>
    </property>
   </widget>
   <widget class="QPushButton" name="soundBtn">
    <property name="geometry">
     <rect>
      <x>10</x>
      <y>30</y>
      <width>40</width>
      <height>40</height>
     </rect>
    </property>
    <property name="text">
     <string/>
    </property>
   </widget>
  </widget>
  <widget class="QToolButton" name="toolButton_back">
   <property name="geometry">
    <rect>
     <x>330</x>
     <y>25</y>
     <width>50</width>
     <height>50</height>
    </rect>
   </property>
   <property name="styleSheet">
    <string notr="true">background-color:rgba(255,255,255,0);</string>
   </property>
   <property name="text">
    <string>...</string>
   </property>
   <property name="icon">
    <iconset resource="resource.qrc">
     <normaloff>:/img/back.png</normaloff>:/img/back.png</iconset>
   </property>
  </widget>
  <widget class="QLabel" name="label_headimg">
   <property name="geometry">
    <rect>
     <x>1240</x>
     <y>33</y>
     <width>45</width>
     <height>45</height>
    </rect>
   </property>
   <property name="styleSheet">
    <string notr="true"/>
   </property>
   <property name="text">
    <string/>
   </property>
  </widget>
  <widget class="QLabel" name="label_username">
   <property name="geometry">
    <rect>
     <x>1295</x>
     <y>40</y>
     <width>131</width>
     <height>31</height>
    </rect>
   </property>
   <property name="font">
    <font>
     <family>Microsoft YaHei UI</family>
    </font>
   </property>
   <property name="styleSheet">
    <string notr="true">color: #757c8a;</string>
   </property>
   <property name="text">
    <string/>
   </property>
  </widget>
  <widget class="QLineEdit" name="lineEdit_search">
   <property name="geometry">
    <rect>
     <x>398</x>
     <y>25</y>
     <width>366</width>
     <height>55</height>
    </rect>
   </property>
   <property name="font">
    <font>
     <family>微软雅黑</family>
     <pointsize>-1</pointsize>
    </font>
   </property>
   <property name="focusPolicy">
    <enum>Qt::ClickFocus</enum>
   </property>
   <property name="styleSheet">
    <string notr="true">QLineEdit {
    /*border: 1px solid #757c8a; /* 边框颜色和宽度 */
	border: 2px solid #D9E6FA; /* 边框颜色和宽度 */
    border-radius: 12px; /* 圆角半径 */
    padding: 5px; /* 内边距，避免文本紧贴边框 */
    /*background-color: #f2f2f2; /* 背景颜色 */
	
	background-color: rgb(234, 240, 251);
    font-size: 21px; /* 字体大小 */
}

QLineEdit:focus {
	/*border: 1px solid; /* 边框颜色和宽度 */
    border-color: #f71d57; /* 聚焦时边框颜色 */
    background-color: #ffffff; /* 聚焦时背景颜色 */
}

QLineEdit::add-action {
	 height: 55px; width: 55px; 
}</string>
   </property>
   <property name="text">
    <string/>
   </property>
  </widget>
  <widget class="QToolButton" name="toolButton_download">
   <property name="geometry">
    <rect>
     <x>1085</x>
     <y>993</y>
     <width>40</width>
     <height>40</height>
    </rect>
   </property>
   <property name="styleSheet">
    <string notr="true">background-color:rgba(255,255,255,0);</string>
   </property>
   <property name="text">
    <string>...</string>
   </property>
   <property name="icon">
    <iconset resource="resource.qrc">
     <normaloff>:/img/download.png</normaloff>:/img/download.png</iconset>
   </property>
   <property name="iconSize">
    <size>
     <width>32</width>
     <height>32</height>
    </size>
   </property>
  </widget>
  <zorder>currentLyric</zorder>
  <zorder>stackedWidget</zorder>
  <zorder>pushButton_page_music</zorder>
  <zorder>pushButton_page_home</zorder>
  <zorder>pushButton_page_love</zorder>
  <zorder>pushButton_page_download</zorder>
  <zorder>pushButton_page_local</zorder>
  <zorder>toolButton_playlist</zorder>
  <zorder>toolButton_settings</zorder>
  <zorder>toolButton_like</zorder>
  <zorder>widget</zorder>
  <zorder>widget_2</zorder>
  <zorder>widget_3</zorder>
  <zorder>toolButton_back</zorder>
  <zorder>label_headimg</zorder>
  <zorder>label_username</zorder>
  <zorder>pushButton_login</zorder>
  <zorder>lineEdit_search</zorder>
  <zorder>toolButton_download</zorder>
 </widget>
 <customwidgets>
  <customwidget>
   <class>RotateWidget</class>
   <extends>QWidget</extends>
   <header location="global">rotatewidget.h</header>
   <container>1</container>
  </customwidget>
 </customwidgets>
 <resources>
  <include location="resource.qrc"/>
 </resources>
 <connections/>
</ui>
